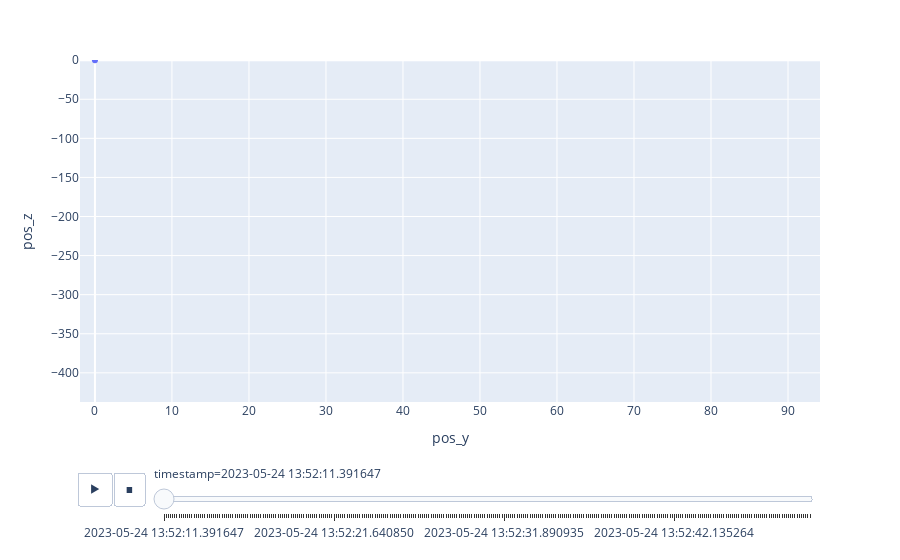

Here is the notebook cell this chart was saved with:
### Code cell
px.scatter(df, x="pos_y", y="pos_z", animation_frame="timestamp",
            range_x=[df["pos_y"].min(), df["pos_y"].max()],
            range_y=[df["pos_z"].min(), df["pos_z"].max()]
            )
